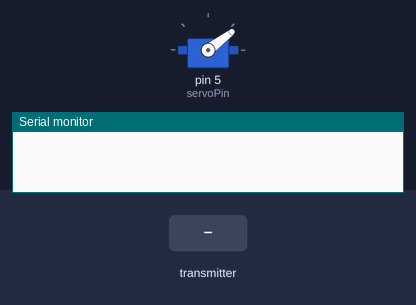
Bench run of a sketch on a simulated Arduino Uno, built with avr-gcc and run on an emulated ATmega328P. Parts: servo, the last lines printed to the serial monitor. Inputs (shaded band) come from the test bench. No radio packets arrive unless stated.

Above: at 1.2 s.
1.3 s: the transmitter starts sending botton = 256
At 1.7 s:
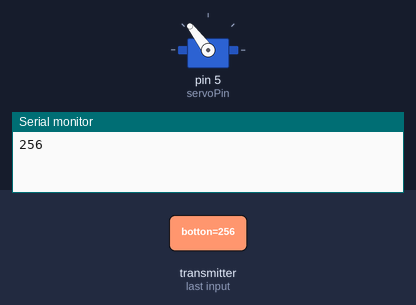
Timing chart, 0 to 4.3 s (numbered marks = the images above; inputs shaded):
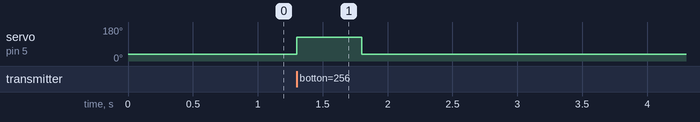

The sketch:

ReceiverWorking.ino
```cpp
// serial, radio, and servo libraries
#include <SPI.h>
#include <nRF24L01.h>
#include <RF24.h>
#include <Servo.h>

// transceiver pins, radio constructor
int csn_pin = 8;
int ce_pin = 7;
RF24 radio(ce_pin, csn_pin);

// will store output received
int botton;
// stores previous button state to prevent issues with holding button
int bottonState = false;

// channel matches with transmitter
const byte address[6] = "00001";

// servo constructor, servo pins
Servo myservo;
int servoPin = 5;
int open = 127;
int closed = 37;

void setup() {
  // baud rate 9600
  Serial.begin(9600);

  // set up radio; address 00001, pipe 0, minimum power level, set as receiver
  radio.begin();
  radio.openReadingPipe(0, address);
  radio.setPALevel(RF24_PA_MIN);
  radio.startListening();

  // set servo pin, move to default position
  myservo.attach(servoPin);
  myservo.write(closed);
}

void loop() {
  // check for unread transmission
  if (radio.available()) {
    // read transmission into "botton" int
    radio.read(&botton, sizeof(botton));
    Serial.println(botton);

    // when button pressed and it wasn't pressed before
    if (botton && !bottonState) {
      // open, delay .5 seconds, close
      bottonState = true;
      myservo.write(open);
      delay(500);
      myservo.write(closed);
      // second delay to allow servo to move before receiving again
      delay(500);
    } else if (!botton && bottonState) {
      bottonState = false;
    }
  }
}
```

Measured:
- after the input at 1.3 s, servo on pin 5 (servoPin): 37° → 127° at once, → 37° 0.50 s later
